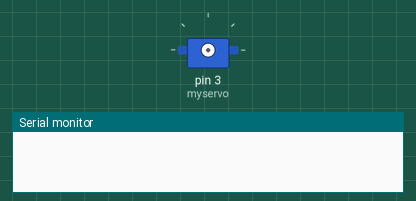
Recording of a sketch running on a simulated Arduino Uno, built with avr-gcc and run on an emulated ATmega328P. On the bench: servo, the last lines printed to the serial monitor.

Above: at 0.1 s.
At 0.45 s:
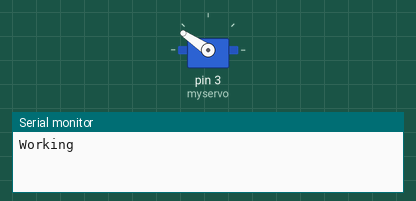
At 1.05 s:
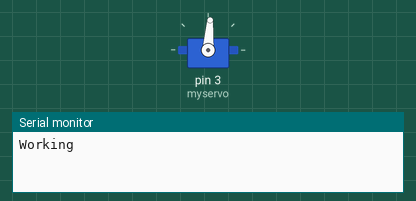
At 2.0 s:
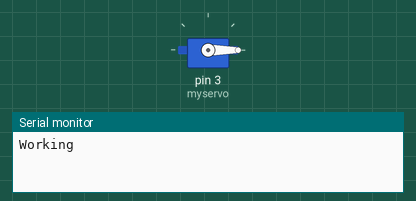
Timing chart, 0 to 3.5 s (numbered marks = the images above):
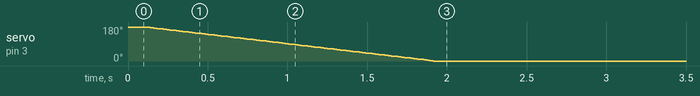

The sketch:

BirdCO2Receiver.ino
```cpp
/*
  Simple example for receiving

  https://github.com/sui77/rc-switch/
*/

#include <Servo.h>
#include <RCSwitch.h>


#define MESSAGE_LENGHT 4

RCSwitch mySwitch = RCSwitch();
Servo myservo;
int newAngle = 0;
int currentAndle = 180;

// rf2mqtt/transmitter/1/value

void setup() {
  Serial.begin(9600);
  mySwitch.enableReceive(0);  // Receiver on interrupt 0 => that is pin #2
  delay(100);

  Serial.println("Working");
}

void loop() {
  /*if (Serial.available() > 0) {
    currentAndle = newAngle;
    newAngle = Serial.parseInt();
    Serial.println("parseInt");
  }*/

  if (mySwitch.available()) {
    Serial.println("Received");

    unsigned long  receivedValue = mySwitch.getReceivedValue();
    int bitlenght = mySwitch.getReceivedBitlength();
    mySwitch.resetAvailable();

    if (bitlenght != 8 * MESSAGE_LENGHT) return;

    byte message[MESSAGE_LENGHT];

    for (int i = 0; i < MESSAGE_LENGHT; i++) {
        message[i] = receivedValue & 0xFF;
        receivedValue = receivedValue >> 8;
    }

    if (message[0] != 0)  return; // Code
    if (message[2] != 1)  return; // Sensor
    if (message[3] != 90) return; // Code

    currentAndle = newAngle;
    newAngle = message[1];

    Serial.println(message[0]);
    Serial.println(message[1]);
    Serial.println(message[2]);
    Serial.println(message[3]);
  }

  if (newAngle != currentAndle) {
    myservo.attach(3);

    if (newAngle < currentAndle) {
        for (int i = currentAndle; i >= newAngle; i-=1) {
            myservo.write(i);
            delay(10);
        }
    } else {
        for (int i = currentAndle; i <= newAngle; i+=1) {
            myservo.write(i);
            delay(10);
        }
    }

    currentAndle = newAngle;
    myservo.detach();
  }
}
```

Measured:
- by itself, servo on pin 3 (myservo): moves from 180° to 0° over 1.8 s
